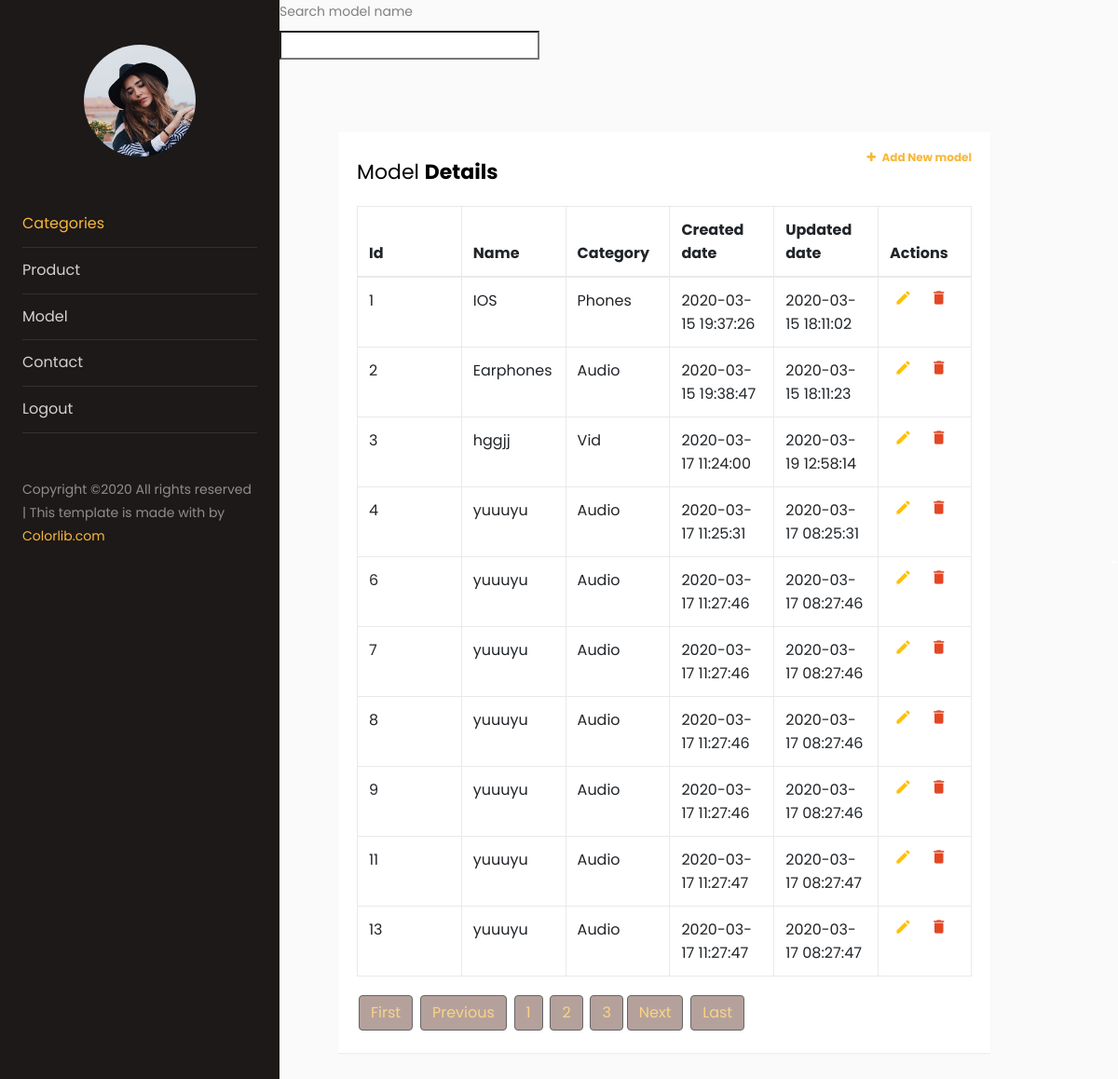
The app's page /model/addmodelinfo.php with its own data.
### tables this page shows
CREATE TABLE `models` (
  `id` int(5) NOT NULL,
  `title` varchar(255) DEFAULT NULL,
  `category_id` int(11) DEFAULT NULL,
  `created_date` datetime DEFAULT NULL,
  `update_date` timestamp NULL DEFAULT NULL ON UPDATE CURRENT_TIMESTAMP
);

CREATE TABLE `categories` (
  `id` int(5) NOT NULL,
  `name` varchar(255) NOT NULL,
  `created_date` date DEFAULT NULL,
  `update_date` date DEFAULT NULL
);

### model/addmodelinfo.php (the view, shortened to what this page needs)
<?php
include "../backend/connect.php";
require_once "../frontend/front.php";
$models = $conn->query("SELECT `models`.*, `categories`.`name`
                                        FROM `models`
                                            LEFT JOIN `categories` ON models.category_id=categories.id");
$models->execute();
$arr = $models->fetchAll(PDO::FETCH_ASSOC);
?>
<html lang="en">
<head>
    <link rel="stylesheet" href="https://stackpath.bootstrapcdn.com/font-awesome/4.7.0/css/font-awesome.min.css">
    <link rel="stylesheet" href="https://maxcdn.bootstrapcdn.com/font-awesome/4.7.0/css/font-awesome.min.css">
    <link rel="stylesheet" href="../css/style.css">
    <link rel="stylesheet" href="../sidebar-01/css/style.css">
</head>
<body>
<form">
    <label for="gsearch">Search model name</label>
<br>
    <input type="search" id="search" name="search">
<div id="content" class="p-4 p-md-5">
    <div class="all">
        <div class="container">
            <div class="table-wrapper">
                <div class="table-title">
                    <div class="row">
                        <div class="col-sm-8"><h2>Model <b>Details</b></h2></div>
                        <div class="col-sm-4">
                            <a href="new_model.php" class="add-new"><i class="fa fa-plus"></i> Add New
                                model<a>
                        </div>
                    </div>
                </div>
                <table class="table table-bordered" id="table_data">
                    <thead>
                    <tr>
                        <th>Id</th>
                        <th>Name</th>
                        <th>Category</th>
                        <th>Created date</th>
                        <th>Updated date</th>
                        <th>Actions</th>
                    </tr>
                    </thead>
                    <tbody>
                    <?php
                    if(isset($_GET['page']) && !empty($_GET['page'])){
                        $currentPage = $_GET['page'];
                    }else{
                        $currentPage = 1;
                    }
                    $offset = 10;
                    $sql = "SELECT count(*) FROM `models`";
                    $result = $conn->prepare($sql);
                    $result->execute();
                    $number_of_rows = $result->fetchColumn();
                    $count=ceil($number_of_rows/$offset);
                    $startFrom = ($currentPage * $offset) - $offset;
                    $sel = $conn->query("SELECT  `models`.*, `categories`.`name`
                                        FROM `models`
                                            LEFT JOIN `categories` ON models.category_id=categories.id
LIMIT $startFrom,$offset");
                    $sel->execute();
                    $arr=$sel->fetchAll(PDO::FETCH_ASSOC);
                    foreach ($arr as $v) {
                        ?>
                        <tr>
                            <td><?php echo $v["id"] ?></td>
                            <td><?php echo $v["title"] ?></td>
                            <td><?php echo $v["name"] ?></td>
                            <td><?php echo $v["created_date"] ?></td>
                            <td><?php echo $v["update_date"] ?></td>
                            <td>
                                <a href="editModel.php?id=<?= $v['id'] ?>&category_id=<?=$v['category_id']?>" class="edit" title="Edit"
                                   data-toggle="tooltip"><i class="material-icons">&#xE254;</i></a>
                                <a style="color:#E34724" class="del" title="Delete" data-toggle="tooltip"><i
                                            class="material-icons">&#xE872;</i></a>
                            </td>
                        </tr>
                        <?php
                    }
                    ?>
                    </tbody>
                </table>
                <?php
                echo "
                <button class='btn'><a href='addmodelinfo.php?page=1'>First</a></button>
                <button class='btn'><a href='addmodelinfo.php?page=" .($currentPage-1)."'>Previous</a></button>";
                for($currentPage=1;$currentPage <= $count;$currentPage++) {
                    echo "
<button class='btn'><a href='addmodelinfo.php?page=$currentPage'>$currentPage</a></button>";
                    }
                    echo "<button class='btn'><a href='addmodelinfo.php?page=".($currentPage+1)."'>Next</a></button>
<button class='btn'><a href='addmodelinfo.php?page=$count'>Last</a></button>";
?>
            </div>
        </div>
    </div>
</div>
</body>
</html>

### css/style.css (style rules this page uses)
body { background-image: url("../images/bg.jpg"); background-repeat: no-repeat; background-size: 100%; }

### model/addmodelinfo.php (style rules this page uses)
.btn { background-color: #846459; border: 1px solid black; text-decoration: none; color: white; padding: 6px 12px; text-align: center; font-size: 16px; margin: 4px 2px; opacity: 0.6; transition: 0.3s; }

### records on screen
models: id "1", title "IOS", category.name "Phones", created_date "2020-03-15 19:37:26", update_date "2020-03-15 18:11:02"
models: id "2", title "Earphones", category.name "Audio", created_date "2020-03-15 19:38:47", update_date "2020-03-15 18:11:23"
models: id "3", title "hggjj", category.name "Vid", created_date "2020-03-17 11:24:00", update_date "2020-03-19 12:58:14"
models: id "4", title "yuuuyu", category.name "Audio", created_date "2020-03-17 11:25:31", update_date "2020-03-17 08:25:31"
models: id "6", title "yuuuyu", category.name "Audio", created_date "2020-03-17 11:27:46", update_date "2020-03-17 08:27:46"
models: id "7", title "yuuuyu", category.name "Audio", created_date "2020-03-17 11:27:46", update_date "2020-03-17 08:27:46"
models: id "8", title "yuuuyu", category.name "Audio", created_date "2020-03-17 11:27:46", update_date "2020-03-17 08:27:46"
models: id "9", title "yuuuyu", category.name "Audio", created_date "2020-03-17 11:27:46", update_date "2020-03-17 08:27:46"
models: id "11", title "yuuuyu", category.name "Audio", created_date "2020-03-17 11:27:47", update_date "2020-03-17 08:27:47"
models: id "13", title "yuuuyu", category.name "Audio", created_date "2020-03-17 11:27:47", update_date "2020-03-17 08:27:47"
